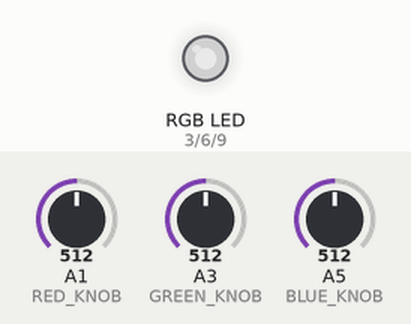
Simulated run of this sketch. Board: Arduino Uno, built with avr-gcc and run on an emulated ATmega328P. On the bench: an RGB LED mixed from three pins (HIGH = lit). Inputs (shaded band) come from the test bench; at power-on: A1 (RED_KNOB) = 512, A3 (GREEN_KNOB) = 512, A5 (BLUE_KNOB) = 512. Dim RGB values are drawn brighter than linear.

Above: at 1.2 s.
1.3 s: A1 (RED_KNOB) set to 716
At 2.2 s:
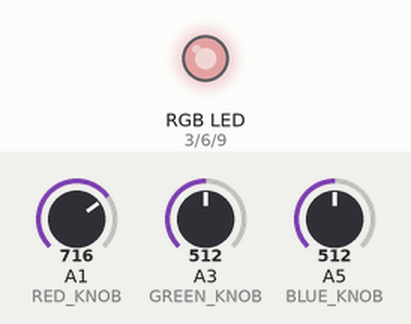
2.8 s: A3 (GREEN_KNOB) set to 716
At 3.3 s:
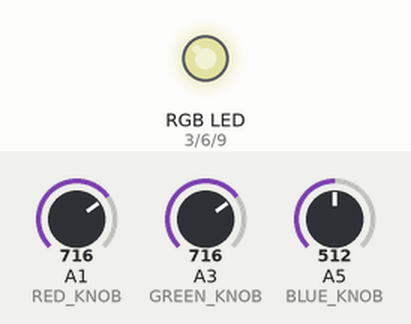
4.3 s: A5 (BLUE_KNOB) set to 716
At 5.5 s:
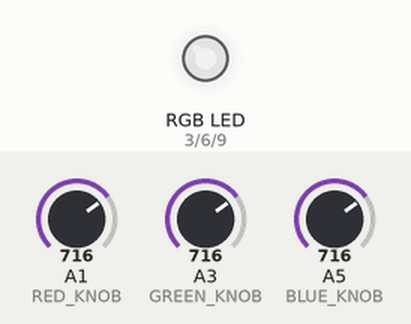
5.8 s: A1 (RED_KNOB) set to 900
At 6.8 s:
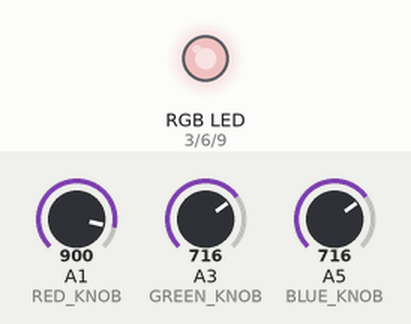
7.3 s: A3 (GREEN_KNOB) set to 900
At 7.9 s:
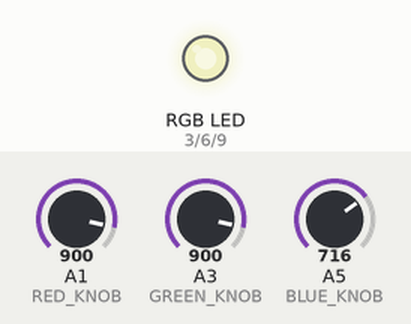
8.8 s: A5 (BLUE_KNOB) set to 900
At 9.1 s:
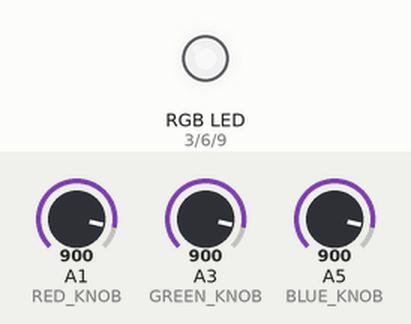
Timing chart, 0 to 11.3 s (numbered marks = the images above; inputs shaded):
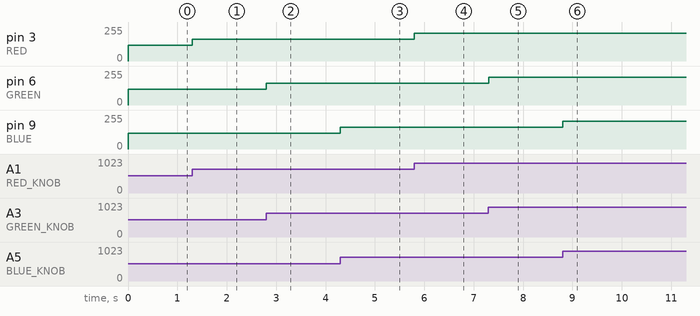

The sketch:

LED_Strip.ino
```cpp
// Control the brightness of an RGB LED strip with 3 potentiometers

const int RED = 3;
const int GREEN = 6;
const int BLUE = 9;

const int RED_KNOB = A1;
const int GREEN_KNOB = A3;
const int BLUE_KNOB = A5;

int rBgt = 0;
int gBgt = 0;
int bBgt = 0;

int limiter(int color) {
  if(color < 8) {
    color = 0;
  }

  if(color > 225) {
      color = 255;
  }

  return color;
}

void setup() {
  pinMode(RED, OUTPUT);
  pinMode(GREEN, OUTPUT);
  pinMode(BLUE, OUTPUT);

  pinMode(RED_KNOB, INPUT);
  pinMode(GREEN_KNOB, INPUT);
  pinMode(BLUE_KNOB, INPUT);
}

void loop() {
  rBgt = map(analogRead(RED_KNOB), 0, 1100, 0, 254);
  gBgt = map(analogRead(GREEN_KNOB), 0, 1100, 0, 254);
  bBgt = map(analogRead(BLUE_KNOB), 0, 1100, 0, 254);

  rBgt = limiter(rBgt);
  gBgt = limiter(gBgt);
  bBgt = limiter(bBgt);

  analogWrite(RED, rBgt);
  analogWrite(GREEN, gBgt);
  analogWrite(BLUE, bBgt);
}
```

Measured:
- after the input at 1.3 s, pin 3 (RED): 118/255 → 165/255 at once
- after the input at 2.8 s, pin 6 (GREEN): 118/255 → 165/255 at once
- after the input at 4.3 s, pin 9 (BLUE): 118/255 → 165/255 at once
- after the input at 5.8 s, pin 3 (RED): 165/255 → 207/255 at once
- after the input at 7.3 s, pin 6 (GREEN): 165/255 → 207/255 at once
- after the input at 8.8 s, pin 9 (BLUE): 165/255 → 207/255 at once
